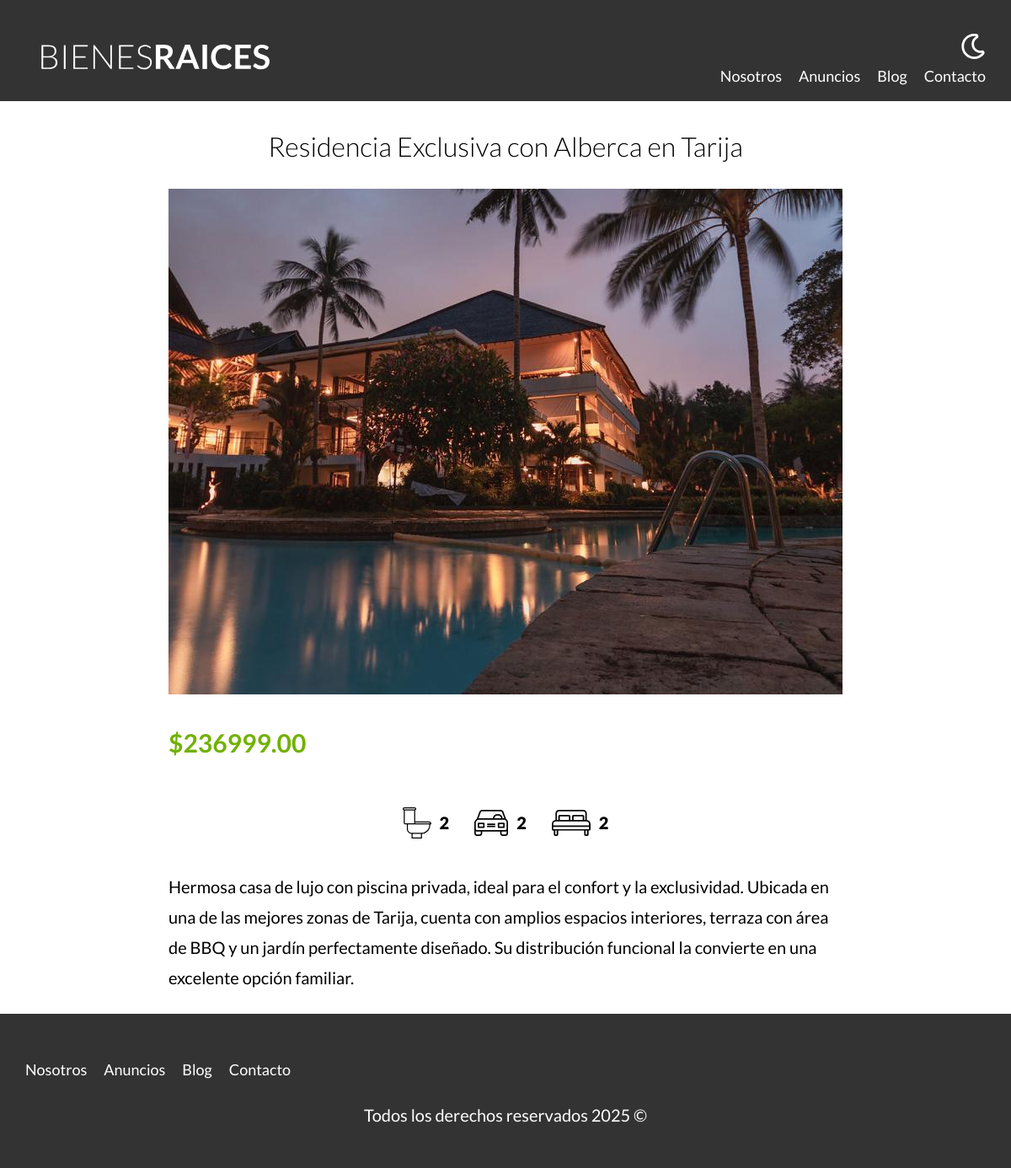
The page /propiedad?id=14 on the database its author committed.
### tables this page shows
CREATE TABLE `propiedades` (
  `id` int NOT NULL AUTO_INCREMENT,
  `titulo` varchar(45) DEFAULT NULL,
  `precio` decimal(10,2) DEFAULT NULL,
  `imagen` varchar(200) DEFAULT NULL,
  `descripcion` longtext,
  `habitaciones` int DEFAULT NULL,
  `wc` int DEFAULT NULL,
  `estacionamiento` int DEFAULT NULL,
  `creado` date DEFAULT NULL,
  `vendedorID` int NOT NULL,
  PRIMARY KEY (`id`),
  KEY `propiedades_vendedores_fk` (`vendedorID`),
  CONSTRAINT `propiedades_vendedores_fk` FOREIGN KEY (`vendedorID`) REFERENCES `vendedores` (`id`)
);

### controllers/PaginasController.php (called while the page is built, shortened)
<?php
class PaginasController {
    public static function propiedad(Router $router) {
        $id = validarRedireccionar('/propiedades');
        $propiedad = Propiedad::find($id);
        $router->render('paginas/propiedad', [
            'propiedad' => $propiedad
        ]);
    }
}
?>

### public/index.php (called while the page is built, shortened)
<?php
$router = new Router();
$router->get('/admin', [PropiedadController::class, 'index']);
$router->get('/propiedades/create', [PropiedadController::class, 'create']);
$router->post('/propiedades/create', [PropiedadController::class, 'create']);
$router->get('/propiedades/update', [PropiedadController::class, 'update']);
$router->post('/propiedades/update', [PropiedadController::class, 'update']);
$router->post('/propiedades/delete', [PropiedadController::class, 'delete']);
$router->get('/vendedores/create', [VendedorController::class, 'create']);
$router->post('/vendedores/create', [VendedorController::class, 'create']);
$router->get('/vendedores/update', [VendedorController::class, 'update']);
$router->post('/vendedores/update', [VendedorController::class, 'update']);
$router->post('/vendedores/delete', [VendedorController::class, 'delete']);
$router->get('/', [PaginasController::class, 'index']);
$router->get('/nosotros', [PaginasController::class, 'nosotros']);
$router->get('/propiedades', [PaginasController::class, 'propiedades']);
$router->get('/propiedad', [PaginasController::class, 'propiedad']);
$router->get('/blog', [PaginasController::class, 'blog']);
$router->get('/entrada', [PaginasController::class, 'entrada']);
$router->get('/contacto', [PaginasController::class, 'contacto']);
$router->post('/contacto', [PaginasController::class, 'contacto']);
$router->get('/login', [LoginController::class, 'login']);
$router->post('/login', [LoginController::class, 'login']);
$router->get('/logout', [LoginController::class, 'logout']);
$router->comprobarRutas();

### includes/functions.php (called while the page is built, shortened)
<?php
function validarRedireccionar($url) {
    $id = $_GET['id'];
    $id = filter_var($id, FILTER_VALIDATE_INT);
    return $id;
}

### models/ActiveRecord.php (called while the page is built, shortened)
<?php
class ActiveRecord {
    protected static $db;
    protected static $tabla = '';
    public static function setDB($database) {
        self::$db = $database;
    }
    public static function find($id) {
        $query = "SELECT * FROM " . static::$tabla . " WHERE id = $id";
        $resultado = self::consultarSQL($query);
        return array_shift($resultado);
    }
    public static function consultarSQL($query) {
        $resultado = self::$db->query($query);
        $array = [];
        while ($registro = $resultado->fetch_assoc()) {
            $array[] = static::crearObjeto($registro);
        }
        return $array;
    }
    protected static function crearObjeto($registro) {
        $objeto = new static;
        foreach ($registro as $key => $value) {
            if (property_exists($objeto, $key)) {
                $objeto->$key = $value;
            }
        }
        return $objeto;
    }
}

### views/paginas/propiedad.php (the view)
<main class="contenedor seccion contenido-centrado">
    <h1><?php echo $propiedad->titulo; ?></h1>
    <div class="resumen-propiedad">
        <img loading="lazy" src="/images/<?php echo $propiedad->imagen; ?>" alt="imagen de la propiedad">
        <p class="precio">$<?php echo $propiedad->precio; ?></p>
        <ul class="iconos-caracteristicas">
            <li>
                <img loading="lazy" src="/build/img/icono_wc.svg" alt="icono wc">
                <p><?php echo $propiedad->wc; ?></p>
            </li>
            <li>
                <img loading="lazy" src="/build/img/icono_estacionamiento.svg" alt="icono estacionamiento">
                <p><?php echo $propiedad->estacionamiento; ?></p>
            </li>
            <li>
                <img loading="lazy" src="/build/img/icono_dormitorio.svg" alt="icono dormitorio">
                <p><?php echo $propiedad->habitaciones; ?></p>
            </li>
        </ul>
        <p><?php echo $propiedad->descripcion; ?></p>
    </div>
</main>

### public/build/css/app.css (style rules this page uses)
html { font-size:62.5%;box-sizing:border-box }
*,*:before,*:after { box-sizing:inherit }
body { font-family:"Lato",sans-serif;font-size:1.6rem;line-height:1.8 }
p { color:#000;font-size:2rem }
.contenedor { width:95%;max-width:120rem;margin:0 auto }
img,picture { width:100%;display:block }
h1,h2,h3 { font-family:"Lato",sans-serif;margin:2.5rem 0;font-weight:300;text-align:center }
h1 { font-size:3.8rem }
html { line-height:1.15;-webkit-text-size-adjust:100% }
body { margin:0 }
main { display:block }
h1 { font-size:2em;margin:.67em 0 }
img { border-style:none }
.seccion { margin-top:2.5rem;margin-bottom:2.5rem }
.contenido-centrado { max-width:80rem }
.precio { color:#71b100;font-size:3rem;font-weight:700 }
.iconos-caracteristicas { display:flex;justify-content:center;gap:3rem;list-style:none;padding:0 }
.iconos-caracteristicas li { display:flex;align-items:center;justify-content:center }
.iconos-caracteristicas li img { margin-right:1rem }
.iconos-caracteristicas li p { font-weight:900 }

### rows shown on the page
propiedades: titulo "Residencia Exclusiva con Alberca en Tarija", imagen (picture), precio "236999.00", wc "2", estacionamiento "2", habitaciones "2", descripcion "Hermosa casa de lujo con piscina privada, ideal para el confort y la exclusividad. Ubicada en una de las mejores zonas de Tarija, cuenta con amplios espacios interiores, terraza con área de BBQ y un jardín perfectamente diseñado. Su distribución funcional la convierte en una excelente opción familiar."
